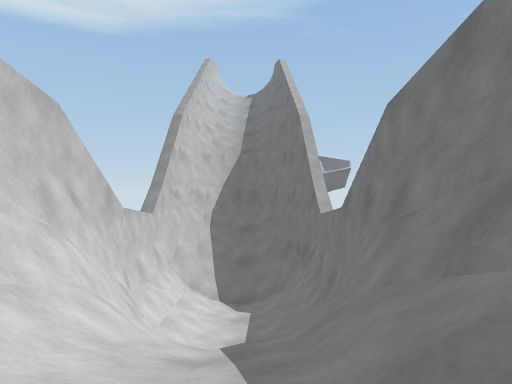
view 1 (above)

12 first-person views from a walk through a 3-D level made in the Unity game engine. The camera is 1.2 m above the floor, looks level and sees 70° across. The floor is counted in squares, 2 m on a side. Each view is taken from the middle of a square. On the plan, view 1 faces up. The plan holds only what a view shows up to about 10 squares ahead; the rest is blank. The place goes on beyond the plan. The player character is not drawn. Some surface patterns are stand-ins.

view 2
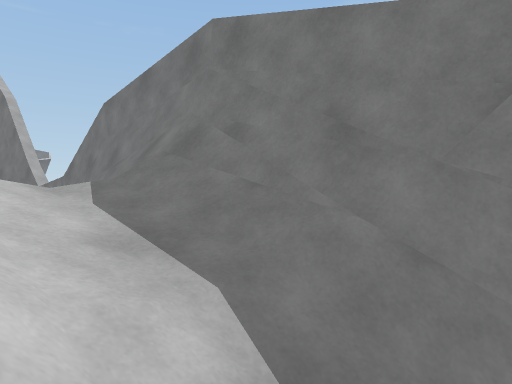

view 3
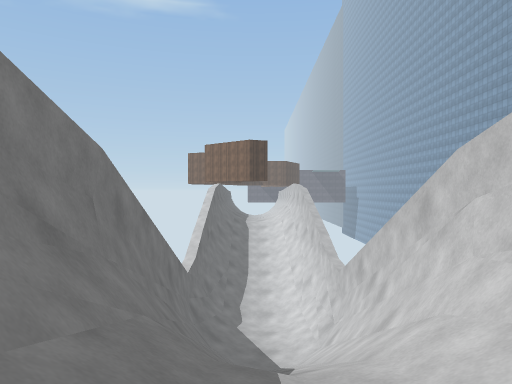

view 4
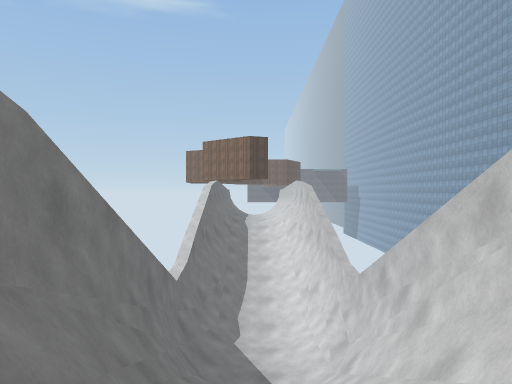

view 5
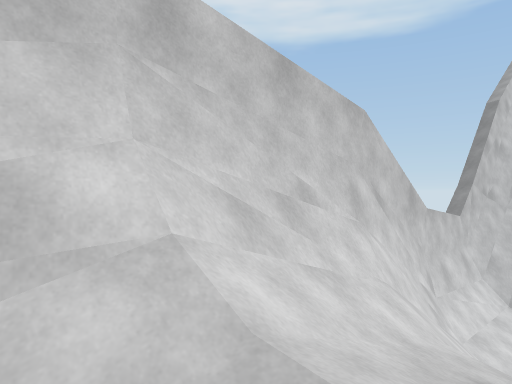

view 6
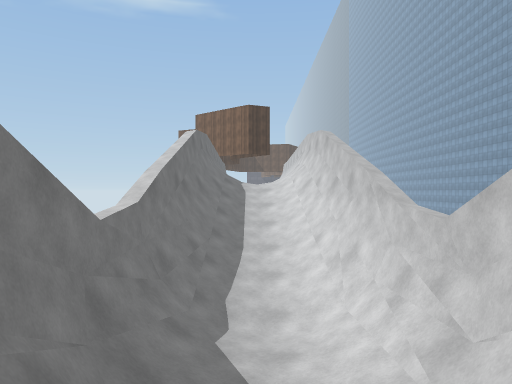

view 7
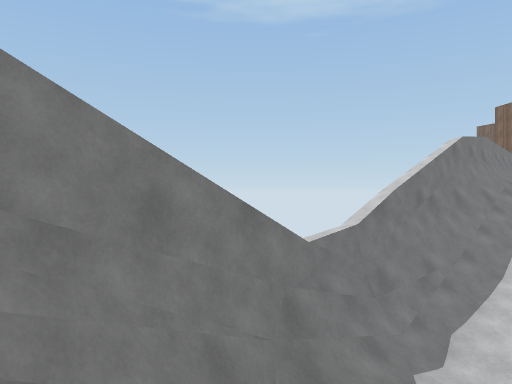

view 8
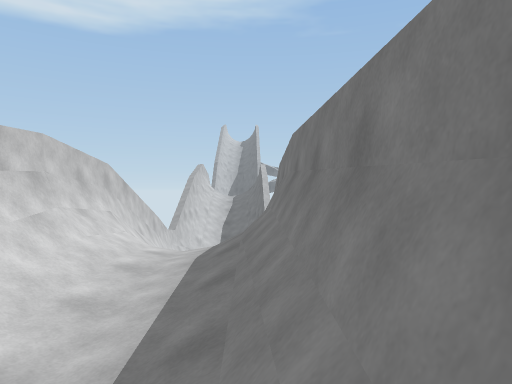

view 9
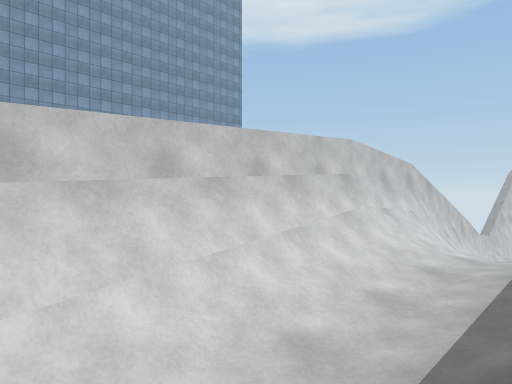

view 10
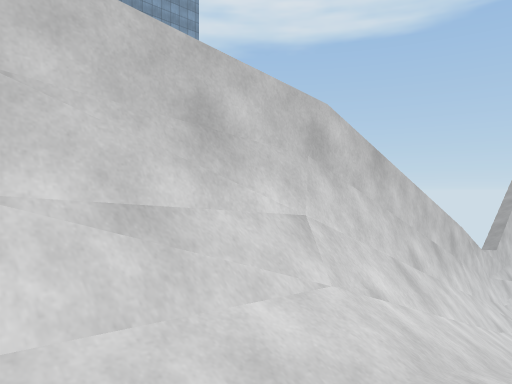

view 11
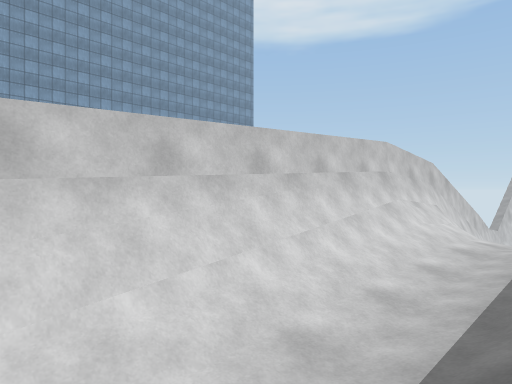

view 12
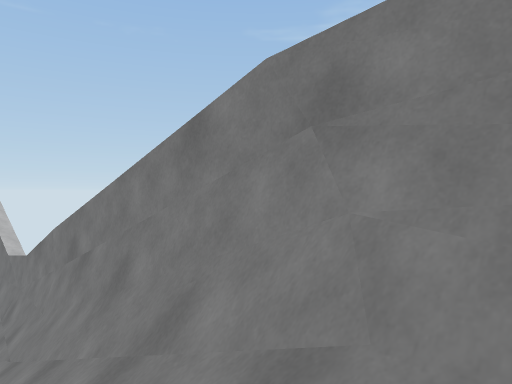

### Floor plan
Key: @ floor where view 1 was taken; # wall or solid block; . main floor; : floor 0.25 m higher than the main floor; - floor 0.25 m lower than the main floor; + floor 1.25 m higher than the main floor; _ floor 3.25 m lower than the main floor; < floor 3.5 m lower than the main floor; / step, stairs or slope; = window, fence, low wall or low ledge.
Columns run from 2 left of view 1 to 2 right of it. Each row starts with its distance up from view 1.
 10 ####
  9 #+/#
  8 #//#
  7 #//#
  6 #//#
  5 #//#
  4 #//#
  3 #/ #
  2 #//#
  1 #//#
  0 #/@#
 -1 #//#
 -2 #//#
 -3 #//#
 -4 #//#
 -5 #/_##
 -6 #/_/#
 -7 #/</#
 -8 #=/##
 -9 ##/#
-10  #/#
-11  #/#
-12 ##/##
-13 #/./
-14 #/:/
-15  /./
-16  /./
-17  /-/
-18  /-/
-19    /

Where each view was taken, in squares from view 1:
view 1: 0 up, 0 right, facing up
view 2: 2 down, 1 left, facing up-right
view 3: 1 up, 0 right, facing down
view 4: 0 up, 0 right, facing down
view 5: 0 up, 0 right, facing up-left
view 6: 3 down, 0 right, facing down
view 7: 3 down, 1 left, facing down-right
view 8: 18 down, 1 right, facing up
view 9: 18 down, 1 right, facing up-left
view 10: 14 down, 0 right, facing up-left
view 11: 19 down, 1 right, facing up-left
view 12: 13 down, 0 right, facing up-right
